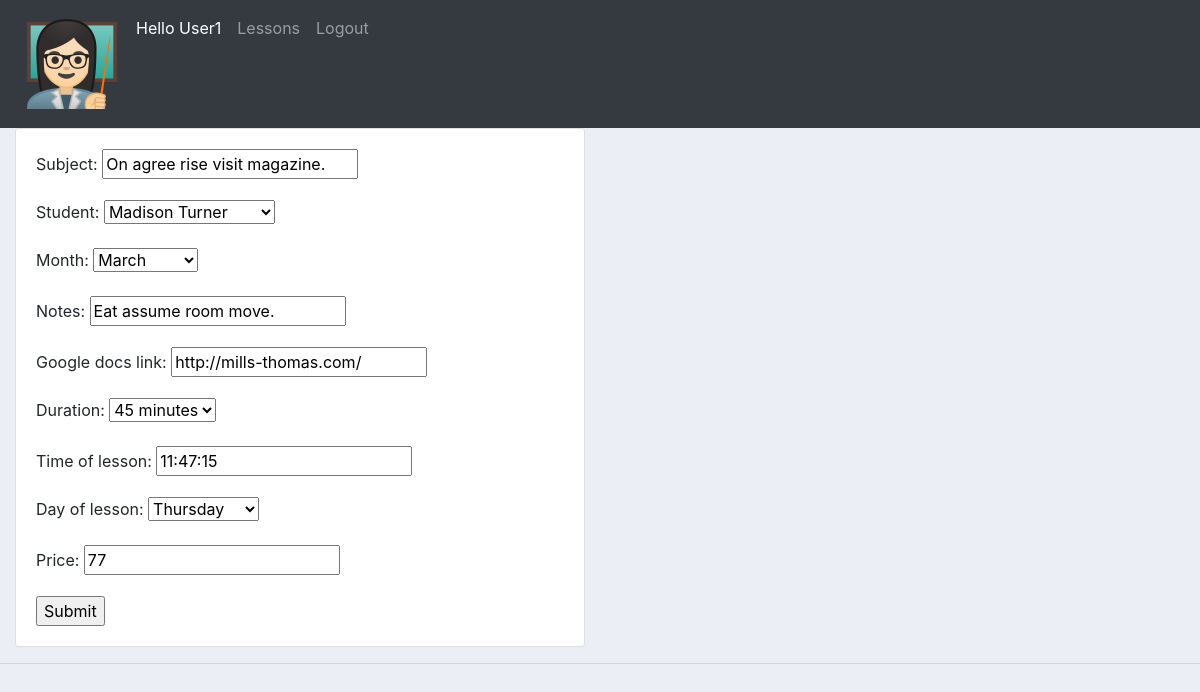
The page /update-lesson/79/ (signed in) on the database its author committed.
### teachers_notebook/models.py (models this page shows)
class Lesson(models.Model):
    owner = models.ForeignKey(User, related_name='lessons', on_delete=models.CASCADE, null=True)
    subject = models.CharField(max_length=250)
    student = models.ForeignKey(Student, on_delete=models.CASCADE)
    month = models.CharField(max_length=5, choices=MONTH)
    lesson_date = models.DateTimeField(auto_now_add=True)
    lesson_modified = models.DateTimeField(auto_now=True)
    notes = models.CharField(max_length=250)
    google_docs_link = models.URLField(blank=True, null=True)
    duration = models.IntegerField(choices=DURATION)
    time_of_lesson = models.CharField(max_length=150)
    day_of_lesson = models.IntegerField(choices=WEEK_DAYS)
    price = models.IntegerField()
    class Meta:
        ordering = ["-lesson_date"]

### teachers_notebook/views.py (the view, shortened to what this page needs)
class UpdateLesson(LoginRequiredMixin, UpdateView):
    model = Lesson
    fields = [
        'subject',
        'student',
        'month',
        'notes',
        'google_docs_link',
        'duration',
        'time_of_lesson',
        'day_of_lesson',
        'price'
    ]
    def get_context_data(self, **kwargs):
        context = super(UpdateLesson, self).get_context_data()
        return context

### teachers_notebook/models.py (called while the page is built)
    def __str__(self):
        return self.name

### teachers_notebook/templates/teachers_notebook/lesson_form.html (shortened to what this page needs)
{%  extends 'teachers_notebook/main.html' %}
{% load static %}
{% block content %}
<div class="row">
	<div class="col-md-6">
		<div class="card card-body">
			<form action="" method="POST">
				{{ form.as_p }}
				<input type="submit" name="Submit">
			</form>
		</div>
	</div>
</div>
{% endblock %}

### teachers_notebook/templates/teachers_notebook/navbar.html (shortened to what this page needs)
{% load static %}
<nav class="navbar navbar-expand-lg navbar-dark bg-dark">
    {% if request.user.is_authenticated %}
  <div class="collapse navbar-collapse" id="navbarNav">
    <ul class="navbar-nav">
      <li class="nav-item">
        <a class="nav-link" href="{% url 'home' %}"><img src="{% static 'images/logo.png' %}"></a>
      </li>
        <li class="nav-item active">
        <a class="nav-link" href="{% url 'profile' %}">Hello {{ request.user.first_name|default:request.user.username }}</a>
      </li>
           <li class="nav-item">
        <a class="nav-link" href="{% url 'lesson_index' %}">Lessons</a>
      </li>
        <li class="nav-item>">
        <a class="nav-link" href="{% url 'logout' %}">Logout</a>
        </li>
    </ul>
      {% endif %}
  </div>
</nav>

### teachers_notebook/static/css/main.css (style rules this page uses)
body { background-color: #ebeff5; }

### rows shown on the page
Lesson: subject "On agree rise visit magazine.", student "Madison Turner", month "March", notes "Eat assume room move.", google_docs_link "http://mills-thomas.com/", duration "45 minutes", time_of_lesson "11:47:15", day_of_lesson "Thursday", price "77"

### other values the page prints
{{ request.user.first_name|default:request.user.username }} "User1"
